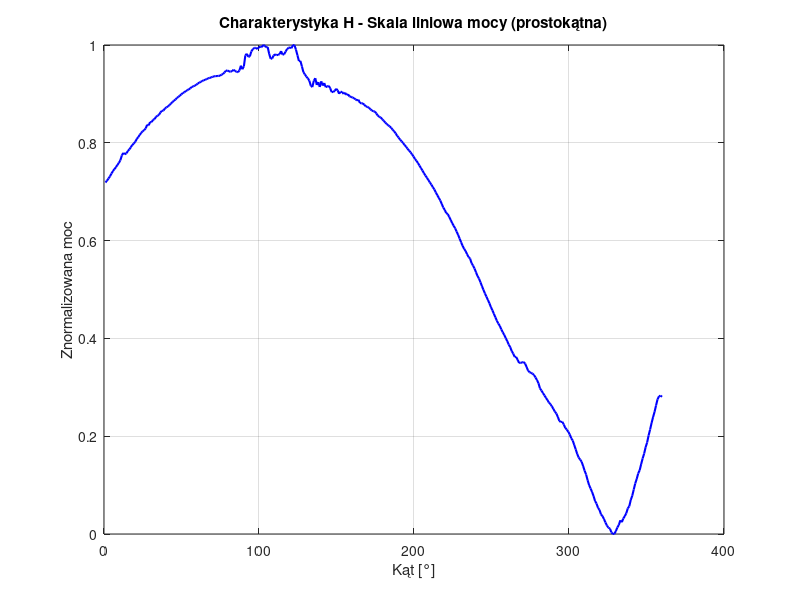

Recreate this plot in MATLAB. (Note: this script raises an error after producing the figure.)
% Wczytanie danych z plików POMIAR (1 oraz 2 charakterystyka H; 3 oraz 4 charakterystyka E)
data_H = dlmread('POMIAR1.TXT', ';', 29, 0); % Pomijamy nagłówek
data_E = dlmread('POMIAR3.TXT', ';', 29, 0);

% Normalizacja danych
max_H = max(data_H(:, 2));
min_H = min(data_H(:, 2));
normalized_H = (data_H(:, 2) - min_H) / (max_H - min_H);

max_E = max(data_E(:, 2));
min_E = min(data_E(:, 2));
normalized_E = (data_E(:, 2) - min_E) / (max_E - min_E);

% Konwersja na skalę decybelową
dB_H = 10 * log10(normalized_H);
dB_E = 10 * log10(normalized_E);

% Konwersja czasu na kąt obrotu (zakładając 60 sekund na obrót)
% (obrót od 8 do 68 sekundy)
angle_H = ((data_H(:, 1)-8)/ 60) * 360;
angle_E = ((data_E(:, 1)-8)/ 60) * 360;

% Filtracja danych (tylko obrót 0-360°)
idx_H = angle_H <= 360;
idx_E = angle_E <= 360;

angle_H = angle_H(idx_H);
normalized_H = normalized_H(idx_H);
dB_H = dB_H(idx_H);

angle_E = angle_E(idx_E);
normalized_E = normalized_E(idx_E);
dB_E = dB_E(idx_E);

%% Wykresy dla charakterystyki H
% 1. Skala liniowa mocy (prostokątna)
figure;
plot(angle_H, normalized_H, 'b', 'LineWidth', 1.5);
title('Charakterystyka H - Skala liniowa mocy (prostokątna)');
xlabel('Kąt [°]');
ylabel('Znormalizowana moc');
grid on;

% 2. Skala liniowa mocy (biegunowa)
figure;
polarplot(deg2rad(angle_H), normalized_H, 'b', 'LineWidth', 1.5);
title('Charakterystyka H - Skala liniowa mocy (biegunowa)');

% 3. Skala liniowa natężenia pola (prostokątna)
figure;
plot(angle_H, sqrt(normalized_H), 'b', 'LineWidth', 1.5);
title('Charakterystyka H - Skala liniowa natężenia pola (prostokątna)');
xlabel('Kąt [°]');
ylabel('sqrt(moc)');
grid on;

% 4. Skala liniowa natężenia pola (biegunowa)
figure;
polarplot(deg2rad(angle_H), sqrt(normalized_H), 'b', 'LineWidth', 1.5);
title('Charakterystyka H - Skala liniowa natężenia pola (biegunowa)');

% 5. Skala decybelowa (prostokątna)
figure;
plot(angle_H, dB_H, 'b', 'LineWidth', 1.5);
title('Charakterystyka H - Skala decybelowa (prostokątna)');
xlabel('Kąt [°]');
ylabel('Poziom [dB]');
ylim([-30, 0]);
grid on;

% 6. Skala decybelowa (biegunowa)
figure;
polarplot(deg2rad(angle_H), dB_H + 30, 'b', 'LineWidth', 1.5); % Przesunięcie, aby -30 dB było na zewnątrz
title('Charakterystyka H - Skala decybelowa (biegunowa)');
rlim([0, 30]);

%% Wykresy dla charakterystyki E
% 1. Skala liniowa mocy (prostokątna)
figure;
plot(angle_E, normalized_E, 'r', 'LineWidth', 1.5);
title('Charakterystyka E - Skala liniowa mocy (prostokątna)');
xlabel('Kąt [°]');
ylabel('Znormalizowana moc');
grid on;
hold on;
plot([0, 360], [0.5, 0.5], 'k--', 'LineWidth', 1); % Zaznaczenie kierunku pręta
hold off;
legend('Charakterystyka E', 'Kierunek pręta');

% 2. Skala liniowa mocy (biegunowa)
figure;
polarplot(deg2rad(angle_E), normalized_E, 'r', 'LineWidth', 1.5);
title('Charakterystyka E - Skala liniowa mocy (biegunowa)');
hold on;
polarplot([0, deg2rad(90)], [0, 1], 'k--', 'LineWidth', 1); % Zaznaczenie kierunku pręta
hold off;
legend('Charakterystyka E', 'Kierunek pręta');

% 3. Skala liniowa natężenia pola (prostokątna)
figure;
plot(angle_E, sqrt(normalized_E), 'r', 'LineWidth', 1.5);
title('Charakterystyka E - Skala liniowa natężenia pola (prostokątna)');
xlabel('Kąt [°]');
ylabel('sqrt(moc)');
grid on;
hold on;
plot([0, 360], [0.7, 0.7], 'k--', 'LineWidth', 1); % Zaznaczenie kierunku pręta
hold off;
legend('Charakterystyka E', 'Kierunek pręta', 'Location','southeast');

% 4. Skala liniowa natężenia pola (biegunowa)
figure;
polarplot(deg2rad(angle_E), sqrt(normalized_E), 'r', 'LineWidth', 1.5);
title('Charakterystyka E - Skala liniowa natężenia pola (biegunowa)');
hold on;
polarplot([0, deg2rad(90)], [0, 1], 'k--', 'LineWidth', 1); % Zaznaczenie kierunku pręta
hold off;
legend('Charakterystyka E', 'Kierunek pręta');

% 5. Skala decybelowa (prostokątna)
figure;
plot(angle_E, dB_E, 'r', 'LineWidth', 1.5);
title('Charakterystyka E - Skala decybelowa (prostokątna)');
xlabel('Kąt [°]');
ylabel('Poziom [dB]');
ylim([-30, 0]);
grid on;
hold on;
plot([0, 360], [-15, -15], 'k--', 'LineWidth', 1); % Zaznaczenie kierunku pręta
hold off;
legend('Charakterystyka E', 'Kierunek pręta', 'Location','southeast');

% 6. Skala decybelowa (biegunowa)
figure;
polarplot(deg2rad(angle_E), dB_E + 30, 'r', 'LineWidth', 1.5); % Przesunięcie, aby -30 dB było na zewnątrz
title('Charakterystyka E - Skala decybelowa (biegunowa)');
rlim([0, 30]);
hold on;
polarplot([0, deg2rad(90)], [0, 30], 'k--', 'LineWidth', 1); % Zaznaczenie kierunku pręta
hold off;
legend('Charakterystyka E', 'Kierunek pręta');